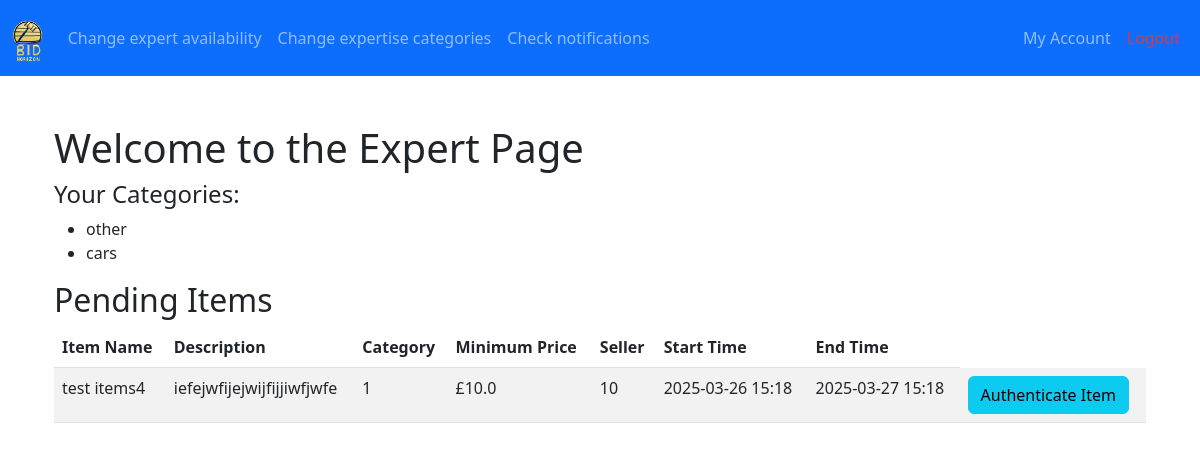
Screenshot of /expert (signed in) with the database file from the repository.
### app/models.py (models this page shows, shortened)
class ExpertCategory(db.Model):
    __tablename__ = 'expert_categories'
    id = db.Column(db.Integer, primary_key=True)
    user_id = db.Column(db.Integer, db.ForeignKey('users.id'), nullable=False)
    category = db.Column(db.String(64), nullable=False)
    expertise_description = db.Column(db.Text)
    created_at = db.Column(db.DateTime, default=datetime.utcnow)

class Item(db.Model):
    __tablename__ = 'items'
    id = db.Column(db.Integer, primary_key=True)
    name = db.Column(db.String(128), nullable=False)
    description = db.Column(db.Text)
    category_id = db.Column(db.Integer, db.ForeignKey('categories.id'))
    minimum_price = db.Column(db.Float, nullable=False)
    current_price = db.Column(db.Float, nullable=False)
    seller_id = db.Column(db.Integer, db.ForeignKey('users.id'), nullable=False)
    winner_id = db.Column(db.Integer, db.ForeignKey('users.id'))
    status = db.Column(db.Integer, default=ItemStatus.PENDING.value)
    start_time = db.Column(db.DateTime)
    end_time = db.Column(db.DateTime, nullable=False)
    created_at = db.Column(db.DateTime, default=datetime.utcnow)
    is_authenticated = db.Column(db.Boolean, default=False)
    bids = db.relationship('Bid', backref='item', lazy='dynamic', cascade="all, delete-orphan")
    images = db.relationship('ItemImage', backref='item', lazy=True, cascade="all, delete-orphan")
    authentication_request = db.relationship('AuthenticationRequest', backref='item', uselist=False, cascade="all, delete-orphan")
    notifications = db.relationship('Notification', back_populates='item', cascade="all, delete-orphan")

### app/views.py (the view)
@views.route('/expert', methods=['GET', 'POST'])
@login_required
def expert():
    if current_user.priority != UserPriority.EXPERT.value: # Ensure only experts can access page
        flash("Access denied.", "danger")
        return redirect(url_for('views.home'))
    from sqlalchemy import or_
    pending_items = Item.query.join(AuthenticationRequest).filter(
        AuthenticationRequest.expert_id == current_user.id,
        or_(
        AuthenticationRequest.status == AuthenticationStatus.PENDING.value,
        AuthenticationRequest.status == AuthenticationStatus.SECOND_OPINION.value
        )
    ).all()
    expert_categories = [category.category for category in current_user.expertise]
    return render_template('expert.html', items=pending_items, categories=expert_categories)

### app/__init__.py (called while the page is built)
def create_app():
    import os
    app = Flask(__name__,)
    env = os.getenv('FLASK_ENV', 'development')
    app.config.from_object(config_dict.get(env, 'development'))
    mail.init_app(app)
    Bootstrap(app)
    csrf = CSRFProtect(app)
    db.init_app(app)
    Migrate(app, db)
    login_manager = LoginManager(app)
    login_manager.init_app(app)
    @login_manager.user_loader
    def load_user(user_id):
        return models.User.query.get(int(user_id))
    from app import models
    from app.views import views  # Import blueprint
    app.register_blueprint(views, url_prefix='/')
    thread = threading.Thread(target=check_auctions, args=(app,), daemon=True)
    thread.start()
    return app

### app/templates/expert.html
{% extends "expert_base.html" %}
{% block content %}
<div class="container mt-5">
    <h1>Welcome to the Expert Page</h1>
    <h4>Your Categories:</h4>
    {% if categories %}
        <ul>
            {% for category in categories %}
                <li>{{ category }}</li>
            {% endfor %}
        </ul>
    {% else %}
        <p>You have not selected any categories yet.</p>
    {% endif %}
    <h2>Pending Items</h2>
    {% if items %}
        <table class="table table-striped">
            <thead>
                <tr>
                    <th>Item Name</th>
                    <th>Description</th>
                    <th>Category</th>
                    <th>Minimum Price</th>
                    <th>Seller</th>
                    <th>Start Time</th>
                    <th>End Time</th>
                </tr>
            </thead>
            <tbody>
                {% for item in items %}
                <tr>
                    <td>{{ item.name }}</td>
                    <td>{{ item.description }}</td>
                    <td>{{ item.category_id }}</td>
                    <td>£{{ item.minimum_price }}</td>
                    <td>{{ item.seller_id }}</td>
                    <td>{{ item.start_time.strftime('%Y-%m-%d %H:%M') }}</td>
                    <td>{{ item.end_time.strftime('%Y-%m-%d %H:%M') }}</td>
                    <td>
                        <a href="{{ url_for('views.authenticate_item', item_id=item.id) }}" class="btn btn-info">Authenticate Item</a>
                    </td>
                </tr>
                {% endfor %}
            </tbody>
        </table>
    {% else %}
        <p>No pending items available.</p>
    {% endif %}
</div>
{% endblock %}

### app/static/css/style.css (style rules this page uses)
body { background-color: #FAF3E0; font-family: Arial, sans-serif; color: #2B2D42; }

### rows the page displays
ExpertCategory: category "other"
ExpertCategory: category "cars"
Item: name "test items4", description "iefejwfijejwijfijjiwfjwfe", category_id "1", minimum_price "10.0", seller_id "10", start_time "2025-03-26 15:18", end_time "2025-03-27 15:18"
